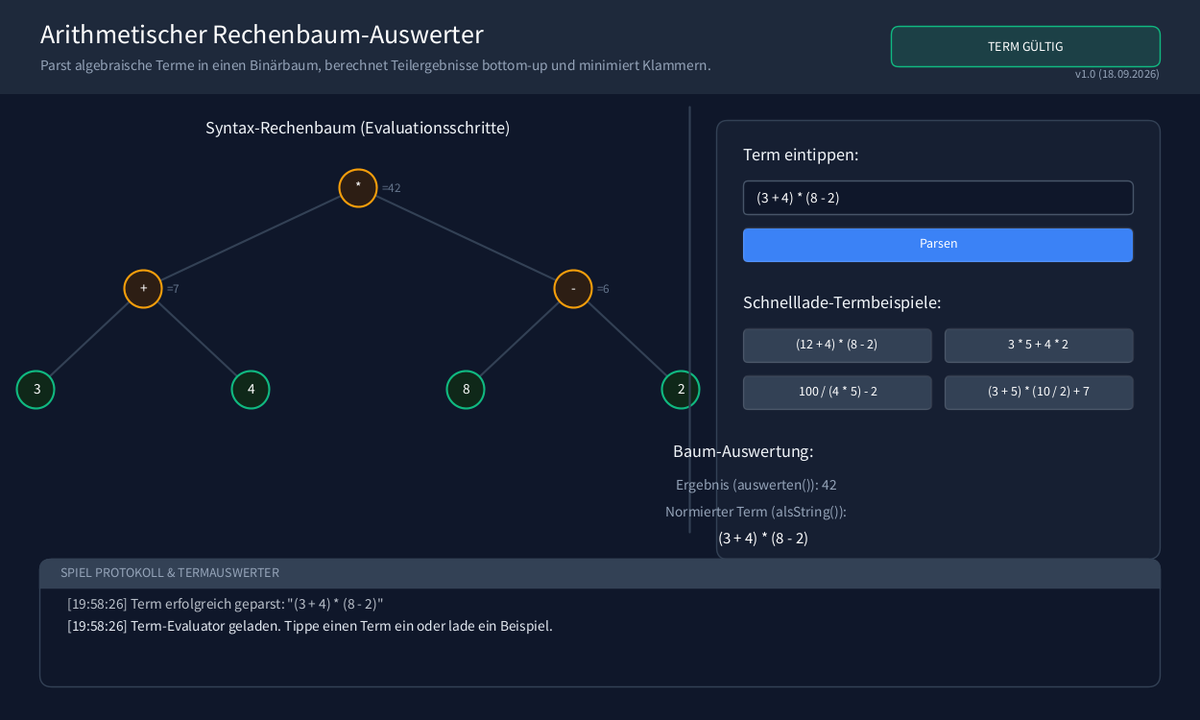
Frame 1 (no input)
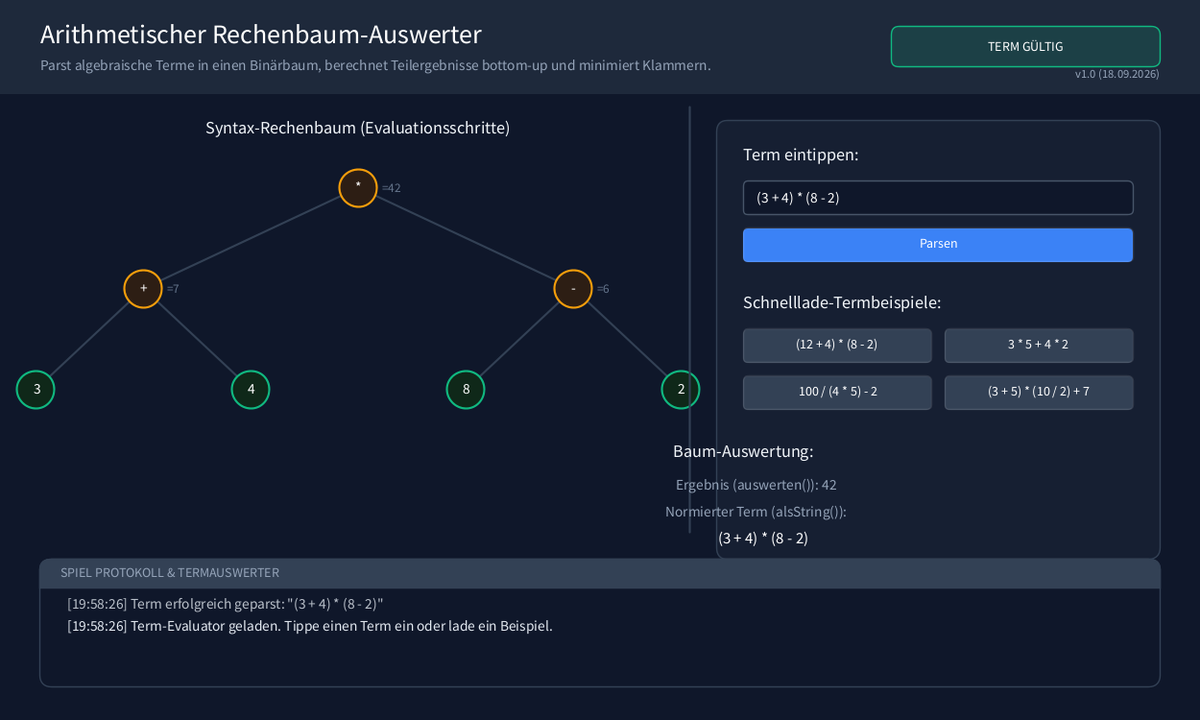
Frame 60 (the mouse pressed at the canvas centre just before this capture)
Frame 120 (the mouse held since frame 60 and released just before this capture): identical to frame 60, image omitted

The Processing sketch that drew these frames (run headless with seeded random() and noise(); from frame 60 on, the mouse is pressed at the canvas centre):

// Processing sketch: p10_terme
// ── p10_terme.pde
/**
 * Hauptprogramm: p10_terme (Musterlösung)
 * 
 * Bietet einen interaktiven Playground zur Auswertung von Rechenbäumen:
 * - Basiert auf dem ADT Binaerbaum (Binärbaum).
 * - Parst beliebige mathematische Ausdrücke live in einen Rechenbaum.
 * - Rendert den Rechenbaum mit didaktischen Teilergebnissen an den Operatorknoten.
 * - Ermöglicht Tastatureingabe und Schnelllade-Termbeispiele.
 * - Protokolliert alle Auswertungen live im Logger.
 * 
 * @author Antigravity
 * @version September 2026
 */

Binaerbaum<Symbol> aktuellerBaum = null;
TermAuswerter auswerter = new TermAuswerter();

final float GUI_SCALE = 1.4;

// Log-Historie
ArrayList<String> aktionsLogs = new ArrayList<String>();

// Eingabevariablen
String termEingabe = "(3 + 4) * (8 - 2)";
boolean inputActive = false;
String errorMessage = null;

// Buttons
Button btnParse;
Button btnPreset1, btnPreset2, btnPreset3, btnPreset4;

void setup()
{
    size(1250, 750);
    surface.setResizable(true);
    
    // Buttons
    color colStandard = color(51, 65, 85);     // Slate 700
    color colAktion = color(59, 130, 246);     // Blau
    
    btnParse = new Button(230, 125, 65, 25, "Parsen", colAktion);
    
    btnPreset1 = new Button(50, 250, 140, 25, "(12 + 4) * (8 - 2)", colStandard);
    btnPreset2 = new Button(200, 250, 140, 25, "3 * 5 + 4 * 2", colStandard);
    btnPreset3 = new Button(50, 285, 140, 25, "100 / (4 * 5) - 2", colStandard);
    btnPreset4 = new Button(200, 285, 140, 25, "(3 + 5) * (10 / 2) + 7", colStandard);
    
    termParsen();
    
    logHinzufuegen("Term-Evaluator geladen. Tippe einen Term ein oder lade ein Beispiel.");
}

void termParsen()
{
    errorMessage = null;
    try
    {
        aktuellerBaum = TermParser.parse(termEingabe);
        logHinzufuegen("Term erfolgreich geparst: \"" + termEingabe + "\"");
    }
    catch (Exception x)
    {
        aktuellerBaum = null;
        errorMessage = x.getMessage();
        logHinzufuegen("Fehler beim Parsen: " + errorMessage);
    }
}

void draw()
{
    float w = width / GUI_SCALE;
    float h = height / GUI_SCALE;
    
    background(15, 23, 42); // Deep Slate
    
    pushMatrix();
    scale(GUI_SCALE);
    
    // 1. Header
    fill(30, 41, 59);
    noStroke();
    rect(0, 0, w, 70);
    
    fill(255);
    textSize(20);
    textAlign(LEFT, CENTER);
    text("Arithmetischer Rechenbaum-Auswerter", 30, 25);
    
    fill(148, 163, 184);
    textSize(11);
    text("Parst algebraische Terme in einen Binärbaum, berechnet Teilergebnisse bottom-up und minimiert Klammern.", 30, 48);
    // Versionsnummer und Datum anzeigen
    fill(148, 163, 184);
    textSize(9);
    textAlign(RIGHT, BOTTOM);
    text("v1.0 (18.09.2026)", w - 30, 60);
    textAlign(LEFT, BASELINE); // Reset
    
    // Status-Badge
    boolean okay = (aktuellerBaum != null);
    fill(okay ? color(16, 185, 129, 40) : color(239, 68, 68, 40));
    stroke(okay ? color(16, 185, 129) : color(239, 68, 68));
    strokeWeight(1);
    rect(w - 230, 20, 200, 30, 6);
    fill(255);
    textSize(10);
    textAlign(CENTER, CENTER);
    text(okay ? "TERM GÜLTIG" : "SYNTAXFEHLER", w - 130, 34);
    
    // 2. Visualisierungsbereich
    float treeAreaW = w - 420;
    float treeAreaH = h - 210;
    
    // A. Linke Seite: Baum zeichnen
    pushMatrix();
    translate(30, 90);
    drawBaumGrafik(treeAreaW, treeAreaH);
    popMatrix();
    
    // Trennlinie
    stroke(51, 65, 85);
    strokeWeight(1.5);
    line(w - 380, 80, w - 380, h - 140);
    
    // B. Rechte Seite: Panel
    drawAnalysePanel(w - 360, 90, 330, h - 210);
    
    // 3. Log-Konsole (unten)
    fill(15, 23, 42);
    stroke(51, 65, 85);
    strokeWeight(1);
    rect(30, h - 120, w - 60, 95, 8);
    
    fill(51, 65, 85);
    rect(30, h - 120, w - 60, 22, 8, 8, 0, 0);
    fill(148, 163, 184);
    textSize(10);
    textAlign(LEFT, CENTER);
    text("SPIEL PROTOKOLL & TERMAUSWERTER", 45, h - 110);
    
    textSize(11);
    textAlign(LEFT, TOP);
    for (int i = 0; i < aktionsLogs.size(); i++)
    {
        fill(226, 232, 240, 255 - (aktionsLogs.size() - 1 - i) * 50);
        text(aktionsLogs.get(i), 50, h - 90 + i * 16);
    }
    
    popMatrix();
}

/**
 * Zeichnet den Rechenbaum.
 */
void drawBaumGrafik(float w, float h)
{
    // Titel
    fill(241, 245, 249);
    textSize(13);
    textAlign(CENTER, TOP);
    text("Syntax-Rechenbaum (Evaluationsschritte)", w / 2, 0);
    
    if (aktuellerBaum == null)
    {
        fill(148, 163, 184);
        textSize(12);
        textAlign(CENTER, CENTER);
        text("(Kein gültiger Baum - Syntaxfehler beheben)", w / 2, h / 2);
        return;
    }
    
    // Baum zeichnen
    drawKnoten(aktuellerBaum, w / 2, 50, 160, 75, -1, -1);
}

void drawKnoten(Binaerbaum<Symbol> k, float x, float y, float dx, float dy, float px, float py)
{
    if (k == null) return;
    
    // Verbindungslinie
    if (px != -1)
    {
        stroke(51, 65, 85);
        strokeWeight(1.5);
        line(px, py, x, y);
    }
    
    // Kinder zeichnen
    drawKnoten(k.links, x - dx, y + dy, dx * 0.5, dy, x, y);
    drawKnoten(k.rechts, x + dx, y + dy, dx * 0.5, dy, x, y);
    
    // Knotenfarbe: Operatoren sind orange-blau, Zahlen sind smaragdgrün
    boolean istOp = k.daten.istOperator();
    color strokeCol = istOp ? color(245, 158, 11) : color(16, 185, 129);
    color fillCol = istOp ? color(45, 30, 20) : color(15, 40, 25);
    
    stroke(strokeCol);
    strokeWeight(1.5);
    fill(fillCol);
    ellipse(x, y, 28, 28);
    
    fill(255);
    textSize(11);
    textAlign(CENTER, CENTER);
    text(k.daten.toString(), x, y - 1);
    
    // Didaktisches Highlight: Schreibe Teilergebnisse neben jeden Operator!
    if (istOp)
    {
        try
        {
            int teilErgebnis = auswerter.auswerten(k);
            fill(100, 116, 139);
            textSize(9.5);
            textAlign(LEFT, CENTER);
            text("=" + teilErgebnis, x + 18, y);
        }
        catch (Exception e)
        {
            fill(239, 68, 68);
            textSize(8);
            textAlign(LEFT, CENTER);
            text("=Err", x + 18, y);
        }
    }
}

/**
 * Zeichnet das rechte Kontroll-Panel.
 */
void drawAnalysePanel(float x, float y, float w, float h)
{
    // Container
    fill(30, 41, 59, 120);
    stroke(51, 65, 85);
    strokeWeight(1);
    rect(x, y, w, h, 8);
    
    // 1. Term-Eingabe
    fill(241, 245, 249);
    textSize(13);
    textAlign(LEFT, TOP);
    text("Term eintippen:", x + 20, y + 20);
    
    // Eingabefeld
    fill(15, 23, 42);
    stroke(inputActive ? color(59, 130, 246) : color(71, 85, 105));
    rect(x + 20, y + 45, 290, 25, 4);
    
    fill(255);
    textSize(11);
    textAlign(LEFT, CENTER);
    text(termEingabe + (inputActive && (frameCount / 20) % 2 == 0 ? "|" : ""), x + 30, y + 57);
    
    // Parsen-Button (neu platziert)
    btnParse.x = x + 20;
    btnParse.y = y + 80;
    btnParse.w = w - 40;
    btnParse.zeichnen();
    
    // 2. Schnelllade-Beispiele
    fill(241, 245, 249);
    textSize(13);
    textAlign(LEFT, TOP);
    text("Schnelllade-Termbeispiele:", x + 20, y + 130);
    
    btnPreset1.x = x + 20;
    btnPreset1.y = y + 155;
    btnPreset1.w = (w - 50) / 2;
    btnPreset1.zeichnen();
    
    btnPreset2.x = x + 30 + btnPreset1.w;
    btnPreset2.y = y + 155;
    btnPreset2.w = btnPreset1.w;
    btnPreset2.zeichnen();
    
    btnPreset3.x = x + 20;
    btnPreset3.y = y + 190;
    btnPreset3.w = btnPreset1.w;
    btnPreset3.zeichnen();
    
    btnPreset4.x = x + 30 + btnPreset1.w;
    btnPreset4.y = y + 190;
    btnPreset4.w = btnPreset1.w;
    btnPreset4.zeichnen();
    
    // 3. Auswertung
    fill(241, 245, 249);
    textSize(13);
    text("Baum-Auswertung:", x + 20, y + 245);
    
    if (aktuellerBaum != null)
    {
        fill(148, 163, 184);
        textSize(11);
        
        // Term auswerten
        try
        {
            int ergebnis = auswerter.auswerten(aktuellerBaum);
            String infixNormiert = auswerter.alsString(aktuellerBaum);
            
            text("Ergebnis (auswerten()): " + ergebnis, x + 30, y + 270);
            text("Normierter Term (alsString()):", x + 30, y + 290);
            
            fill(255);
            textSize(12);
            text(infixNormiert, x + 35, y + 310);
        }
        catch (Exception e)
        {
            fill(239, 68, 68);
            text("Berechnungsfehler: " + e.getMessage(), x + 30, y + 270);
        }
    }
    else
    {
        fill(239, 68, 68);
        textSize(10.5);
        String err = (errorMessage != null) ? errorMessage : "Ungültiger Term";
        text("Syntaxfehler:\n" + err, x + 30, y + 270, w - 60, 100);
    }
}

void mousePressed()
{
    float lmX = mouseX / GUI_SCALE;
    float lmY = mouseY / GUI_SCALE;
    
    // Klick auf Eingabefeld prüfen
    float inX = width / GUI_SCALE - 360 + 20;
    float inY = 90 + 45;
    if (lmX >= inX && lmX <= inX + 290 && lmY >= inY && lmY <= inY + 25)
    {
        inputActive = true;
    }
    else
    {
        inputActive = false;
    }
    
    // Buttons
    if (btnParse.mouseOver())
    {
        termParsen();
    }
    if (btnPreset1.mouseOver())
    {
        termEingabe = "(12 + 4) * (8 - 2)";
        termParsen();
    }
    if (btnPreset2.mouseOver())
    {
        termEingabe = "3 * 5 + 4 * 2";
        termParsen();
    }
    if (btnPreset3.mouseOver())
    {
        termEingabe = "100 / (4 * 5) - 2";
        termParsen();
    }
    if (btnPreset4.mouseOver())
    {
        termEingabe = "(3 + 5) * (10 / 2) + 7";
        termParsen();
    }
}

void keyPressed()
{
    if (inputActive)
    {
        if ((key >= '0' && key <= '9') || "+-*/() ".contains(String.valueOf(key)))
        {
            if (termEingabe.length() < 35)
            {
                termEingabe += key;
            }
        }
        else if (key == BACKSPACE && termEingabe.length() > 0)
        {
            termEingabe = termEingabe.substring(0, termEingabe.length() - 1);
        }
        else if (key == ENTER || key == RETURN)
        {
            termParsen();
            inputActive = false;
        }
    }
}

void logHinzufuegen(String msg)
{
    String zeit = nf(hour(), 2) + ":" + nf(minute(), 2) + ":" + nf(second(), 2);
    aktionsLogs.add("[" + zeit + "] " + msg);
    if (aktionsLogs.size() > 4)
    {
        aktionsLogs.remove(0);
    }
}

/**
 * Hilfsklasse für interaktive GUI-Buttons.
 */
class Button
{
    float x, y, w, h;
    String label;
    color col;
    
    Button(float x, float y, float w, float h, String label, color col)
    {
        this.x = x;
        this.y = y;
        this.w = w;
        this.h = h;
        this.label = label;
        this.col = col;
    }
    
    void zeichnen()
    {
        boolean hover = mouseOver();
        color zeichnFarbe = hover ? lerpColor(col, color(255), 0.15) : col;
        
        fill(zeichnFarbe);
        stroke(255, 30);
        strokeWeight(1);
        rect(x, y, w, h, 4);
        
        fill(255);
        textSize(10);
        textAlign(CENTER, CENTER);
        text(label, x + w / 2, y + h / 2 - 2);
    }
    
    boolean mouseOver()
    {
        float lmX = mouseX / GUI_SCALE;
        float lmY = mouseY / GUI_SCALE;
        return lmX >= x && lmX <= x + w && lmY >= y && lmY <= y + h;
    }
}
// ── Binaerbaum.pde
/**
 * Ein Knoten eines Binärbaums (Musterlösung)
 * Als statische Klasse deklariert zur Kompatibilität mit dem statischen Parser.
 * 
 * @author Rainer Helfrich (Original) / Antigravity (Processing-Konvertierung)
 * @version September 2026
 */
public static class Binaerbaum<T>
{
    /**
     * Der Datenwert des Knotens
     */
    public T daten;
    
    /**
     * Der linke Kindbaum
     */
    public Binaerbaum<T> links;
    
    /**
     * Der rechte Kindbaum
     */
    public Binaerbaum<T> rechts;
    
    /**
     * Erzeugt einen Blattknoten mit leerem Datenwert
     */
    public Binaerbaum()
    {
        this(null, null, null);
    }
    
    /**
     * Erzeugt einen Knoten mit Datenwert und Kindern
     * @param daten Der Datenwert
     * @param links Der linke Kindbaum
     * @param rechts Der rechte Kindbaum
     */
    public Binaerbaum(T daten, Binaerbaum<T> links, Binaerbaum<T> rechts)
    {
        this.daten = daten;
        this.links = links;
        this.rechts = rechts;
    }

    /**
     * Erzeugt einen Blattknoten mit Datenwert
     * @param daten Der Datenwert
     */
    public Binaerbaum(T daten)
    {
        this(daten, null, null);
    }
    
    /**
     * Gibt zurück, ob der Knoten ein Blatt ist
     * @return true, wenn der Knoten ein Blatt ist; false sonst
     */
    public boolean istBlatt()
    {
        return links == null && rechts == null;
    }
}

// ── Symbol.pde
/**
 * Stellt ein Symbol eines Rechenterms dar (Musterlösung).
 * Als statische Klasse deklariert zur Kompatibilität mit dem statischen Parser.
 * 
 * @author Rainer Helfrich (Original) / Antigravity (Processing-Konvertierung)
 * @version September 2026
 */
static class Symbol
{
    /**
     * Der Operator bzw. der Wert des Symbols
     */
    private String wert;
    
    /**
     * Erzeugt ein neues Symbol.
     * @param s Der Wert des Symbols
     */
    Symbol(String s)
    {
        wert = s;
    }
    
    /**
     * Gibt zurück, ob es sich bei dem Symbol um einen Operator handelt.
     * @return true, wenn es ein Operator ist; false sonst
     */
    boolean istOperator()
    {
        return "+-*/".contains(wert);
    }
    
    /**
     * Gibt den Integer-Wert des Symbols zurück
     * @return Den Integer-Wert des Symbols, wenn es sich um eine Zahl handelt; 0 sonst
     */
    int getInt()
    {
        if (!istOperator())
        {
            return Integer.parseInt(wert);
        }
        return 0;
    }
    
    /**
     * Gibt zurück, ob es sich um einen Plus-Operator handelt
     * @return true, wenn das Symbol "+" ist; false sonst
     */
    boolean istPlus()
    {
        return wert.equals("+");
    }
       
    /**
     * Gibt zurück, ob es sich um einen Mal-Operator handelt
     * @return true, wenn das Symbol "*" ist; false sonst
     */
    boolean istMal()
    {
        return wert.equals("*");
    }
    
    /**
     * Gibt zurück, ob es sich um einen Minus-Operator handelt
     * @return true, wenn das Symbol "-" ist; false sonst
     */
    boolean istMinus()
    {
        return wert.equals("-");
    }

    /**
     * Gibt zurück, ob es sich um einen Geteilt-Operator handelt
     * @return true, wenn das Symbol "/" ist; false sonst
     */
    boolean istGeteilt()
    {
        return wert.equals("/");
    }
    
    /**
     * Gibt zurück, ob es sich um eine Punktrechnung handelt
     * @return true, wenn das Symbol "*" oder "/" ist; false sonst
     */
    boolean istPunktRechnung()
    {
        return istMal() || istGeteilt();
    }
    
    /**
     * Gibt zurück, ob es sich um eine Strichrechnung handelt
     * @return true, wenn das Symbol "+" oder "-" ist; false sonst
     */
    boolean istStrichRechnung()
    {
        return istPlus() || istMinus();
    }
    
    /**
     * Wandelt das Symbol in seine String-Darstellung um
     * @return Die String-Darstellung des Symbols
     */
    @Override
    public String toString()
    {
        return wert;
    }
}

// ── TermAuswerter.pde
/**
 * Wertet einen Term aus, der als Rechenbaum gegeben ist (Musterlösung).
 * 
 * @author Rainer Helfrich (Original) / Antigravity (Processing-Konvertierung)
 * @version September 2026
 */
public class TermAuswerter
{
    /**
     * Wertet den Term, der durch den Binärbaum b gegeben ist, arithmetisch aus
     * @param b Der auszuwertende Baum
     * @return Das Zahlergebnis des Terms
     */
    public int auswerten(Binaerbaum<Symbol> b)
    {
        if (b == null)
        {
            return 0;
        }
        if (b.istBlatt())
        {
            return b.daten.getInt();
        }
        else
        {
            int l = auswerten(b.links);
            int r = auswerten(b.rechts);
            if (b.daten.istPlus())
            {
                return l + r;
            }
            else if (b.daten.istMal())
            {
                return l * r;
            }
            else if (b.daten.istMinus())
            {
                return l - r;
            }
            else 
            {
                // Division durch Null absichern
                if (r == 0)
                {
                    throw new ArithmeticException("Division durch Null!");
                }
                return l / r;
            }
        }
    }
    
    /**
     * Wandelt den Term, der durch den Binärbaum b gegeben ist, in eine lineare Termdarstellung um
     * @param b Der umzuwandelnde Term
     * @return Der Term als lineare Zeichenkette
     */
    private boolean brauchtKlammer(Binaerbaum<Symbol> b, boolean links)
    {
        Binaerbaum<Symbol> kind = links ? b.links : b.rechts;
        if (kind == null || kind.istBlatt())
        {
            return false;
        }
        if (b.daten.istPunktRechnung())
        {
            if (kind.daten.istStrichRechnung())
                return true;
            if (!links && b.daten.istGeteilt())
                return true;
            return false;
        }
        if (!links && b.daten.istMinus() && b.rechts.daten.istStrichRechnung())
        {
            return true;
        }
        return false;
    }
    
    public String alsString(Binaerbaum<Symbol> b)
    {
        if (b == null)
        {
            return "";
        }
        if (b.istBlatt())
        {
            return b.daten.toString();
        }
        String ergebnis = "";
        
        if (brauchtKlammer(b, true))
        {
            ergebnis += "(";
        }
        ergebnis += alsString(b.links);
        if (brauchtKlammer(b, true))
        {
            ergebnis += ")";
        }
        
        ergebnis += " " + b.daten.toString() + " ";
        
        if (brauchtKlammer(b, false))
        {
            ergebnis += "(";
        }
        ergebnis += alsString(b.rechts);
        if (brauchtKlammer(b, false))
        {
            ergebnis += ")";
        }
        
        return ergebnis;
    }
}

// ── TermParser.pde
import java.util.ArrayList;
import java.util.Stack;

/**
 * Wandelt einen als String gegebenen Term in einen Rechenbaum um (Musterlösung).
 * Hier sollte nichts verändert werden.
 * 
 * @author Rainer Helfrich (Original) / Antigravity (Processing-Konvertierung)
 * @version September 2026
 */
public static class TermParser
{
    public static Binaerbaum<Symbol> parse(String term) throws Exception
    {
        ArrayList<String> out = tokenizeTerm(term);
        ArrayList<Symbol> postfix = buildPostfix(out);
        Binaerbaum<Symbol> rechenbaum = buildTree(postfix);
        return rechenbaum;
    }

    private static Binaerbaum<Symbol> buildTree(ArrayList<Symbol> postfix) throws Exception
    {
        if (postfix.size() == 0)
        {
            return null;
        }
        Stack<Binaerbaum<Symbol>> stack = new Stack<Binaerbaum<Symbol>>();
        for (Symbol s : postfix)
        {
            if (s.istOperator())
            {
                if (stack.size() < 2)
                {
                    throw new Exception("Fehler: Zu viele Operatoren");
                }
                Binaerbaum<Symbol> r = stack.pop();
                Binaerbaum<Symbol> l = stack.pop();
                Binaerbaum<Symbol> n = new Binaerbaum<Symbol>(s, l, r);
                stack.push(n);
            }
            else
            {
                stack.push(new Binaerbaum<Symbol>(s));
            }
        }
        if (stack.size() != 1)
        {
            throw new Exception("Fehler: Zu wenige Operatoren");
        }
        return stack.pop();
    }

    private static ArrayList<Symbol> buildPostfix(ArrayList<String> infix) throws Exception
    {
        Stack<String> stack = new Stack<String>();
        ArrayList<Symbol> postfix = new ArrayList<Symbol>();
        for(String token : infix)
        {
            if (isNumeric(token))
            {
                postfix.add(new Symbol(token));
            }
            else if (token.equals("("))
            {
                stack.push(token);
            }
            else if (token.equals(")"))
            {
                while(true)
                {
                    if (stack.isEmpty())
                    {
                        throw new Exception("Fehler: Ungültiger Term.");
                    }
                    String t = stack.pop();
                    if (t.equals("("))
                    {
                        break;
                    }
                    postfix.add(new Symbol(t));
                }
            }
            else 
            {
                while (!stack.isEmpty())
                {
                    String top = stack.peek();
                    if ("+-*/".contains(top) && ("+-".contains(token) || "*/".contains(top)))
                    {
                        stack.pop();
                        postfix.add(new Symbol(top));
                    }
                    else
                    {
                        break;
                    }
                }
                stack.push(token);
            }
        }
        while(!stack.isEmpty())
        {
            String top = stack.pop();
            if (top.equals("("))
            {
                throw new Exception("Fehler: Ungültig geklammerter Term");
            }
            postfix.add(new Symbol(top));
        }
        return postfix;
    }

    private static boolean isNumeric(String s)
    {
        try
        {
            Integer.parseInt(s);
            return true;
        }
        catch(Exception x)
        {
        }
        return false;
    }

    private static ArrayList<String> tokenizeTerm(String strTerm) throws Exception
    {
        char[] term = strTerm.toCharArray();
        ArrayList<String> tokens = new ArrayList<String>();
        String numberToken = null;
        for (char c : term)
        {
            if (Character.isDigit(c))
            {
                if (numberToken == null)
                    numberToken = "";
                numberToken += String.valueOf(c);
            }
            else if ("+-*/()".contains(String.valueOf(c)) || Character.isWhitespace(c))
            {
                if (numberToken != null)
                {
                    tokens.add(numberToken);
                    numberToken = null;
                }
                if (!Character.isWhitespace(c))
                {
                    tokens.add(String.valueOf(c));
                }
            }
            else
            {
                throw new Exception("Fehler: Ungültige Zeichen in Term.");
            }
        }
        if (numberToken != null)
        {
            tokens.add(numberToken);
        }
        return tokens;
    }
}
